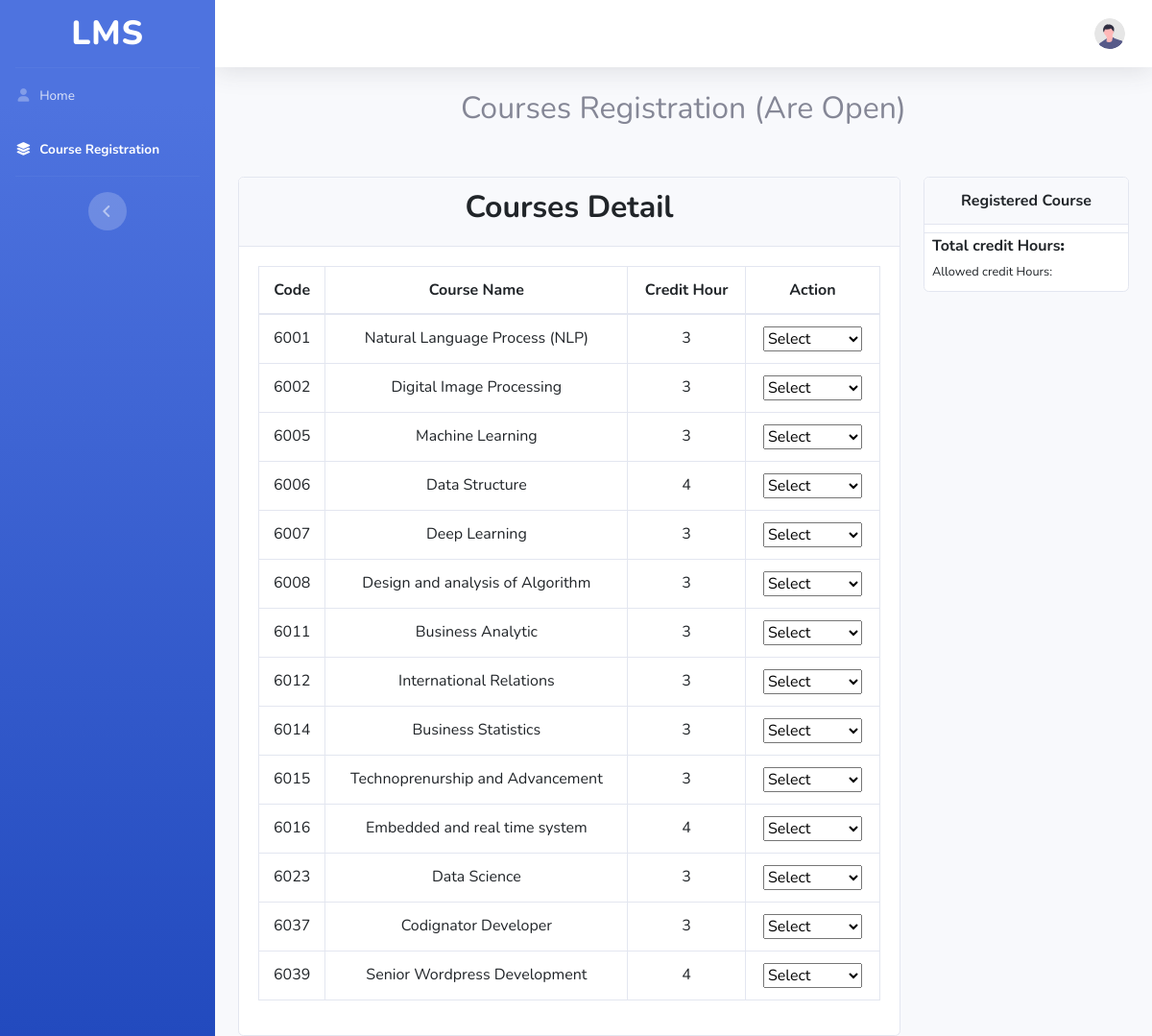
/Student/course_registration.php (signed in), run on the app's committed database.
### tables this page shows
CREATE TABLE `course` (
  `course_id` int NOT NULL,
  `smr_id` int NOT NULL,
  `code` int NOT NULL,
  `name` varchar(255) NOT NULL,
  `credit_hour` int NOT NULL,
  `semester` varchar(20) DEFAULT NULL,
  `Status` varchar(10) DEFAULT '0'
);

### Student/course_registration.php (the view, shortened to what this page needs)
<?php
$id = $_SESSION['id'];
$connect = mysqli_connect('localhost', 'root', '', 'lms');
$cquery = "SELECT * from course where Status=1";
$cresult = mysqli_query($connect, $cquery);
$sql = "select SUM(credit_hour) as credit_hr  from course as cs left join student_record as rs ON cs.course_id=rs.course_id where rs.reg_status='Register' and rs.student_id='$id';";
$checking = mysqli_query($connect, $sql);
while ($row = mysqli_fetch_assoc($checking)) {
    $test = $row['credit_hr'];
}
?>
<!DOCTYPE html>
<html lang="en">
<head>
    <link rel="stylesheet" href="https://cdnjs.cloudflare.com/ajax/libs/font-awesome/5.7.1/css/all.min.css">
    <link href="https://cdn.jsdelivr.net/npm/bootstrap@5.3.0-alpha1/dist/css/bootstrap.min.css" rel="stylesheet">
    <link rel="stylesheet" href="https://cdnjs.cloudflare.com/ajax/libs/font-awesome/5.7.1/css/all.min.css">
    <link href="../vendor/fontawesome-free/css/all.min.css" rel="stylesheet" type="text/css">
    <link href="../css/sb-admin-2.min.css" rel="stylesheet">
</head>
<body id="page-top">
    <div id="wrapper">
        <ul class="navbar-nav bg-gradient-primary sidebar sidebar-dark accordion" id="accordionSidebar">
            <a class="sidebar-brand d-flex align-items-center justify-content-center" href="index.html">
                <div class="sidebar-brand-text mx-3">LMS</div>
            </a>
            <hr class="sidebar-divider my-0">
            <li class="nav-item">
                <a class="nav-link" href="/LMSDashboard/Student/student.php">
                    <i class="fas fa-fw fa-light fa-user"></i>
                    <span>Home</span></a>
            </li>
            <li class="nav-item active">
                <a class="nav-link" href="/LMSDashboard/Student/course_registration.php">
                    <i class="fas fa-fw fa-light fa-layer-group"></i>
                    <span>Course Registration</span></a>
            </li>
            <hr class="sidebar-divider d-none d-md-block">
            <div class="text-center d-none d-md-inline">
                <button class="rounded-circle border-0" id="sidebarToggle"></button>
            </div>
        </ul>
        <div id="content-wrapper" class="d-flex flex-column">
            <div id="content">
                <nav class="navbar navbar-expand navbar-light bg-white topbar mb-4 static-top shadow">
                    <ul class="navbar-nav ml-auto">
                        <li class="nav-item dropdown no-arrow">
                            <a class="nav-link dropdown-toggle" href="#" id="userDropdown" role="button" data-toggle="dropdown" aria-haspopup="true" aria-expanded="false">
                                <img class="img-profile rounded-circle" src="../img/undraw_profile.svg">
                            </a>
                        </li>
                    </ul>
                </nav>
                <div class="container-fluid">
                    <h2 class="text-center ">Courses Registration (Are Open)</h2>
                    <div class="row mt-5">
                        <div class="col-9">
                            <div class="card mt-1">
                                <div class="card-header">
                                    <h2 class="display-8 text-center font-weight-bolder">Courses Detail</h2>
                                </div>
                                <div class="card-body">
                                    <div class="table-responsive">
                                        <table class="table table-bordered text-center">
                                            <thead class="bg-primary text-white">
                                                <th>Code</th>
                                                <th>Course Name</th>
                                                <th>Credit Hour</th>
                                                <th>Action</th>
                                            </thead>
                                            <tbody>
                                                <?php
                                                while ($rows = mysqli_fetch_assoc($cresult)) {
                                                ?>
                                                    <tr>
                                                        <td><?php echo $rows['code'] ?></td>
                                                        <td><?php echo $rows['name'] ?></td>
                                                        <td><?php echo $rows['credit_hour'] ?></td>
                                                        <td>
                                                            <select name="status" onchange="statusUpdate(
                                                            this.value,
                                                            '<?php echo $_SESSION['lms']['id']; ?>',
                                                            '<?php echo $rows['course_id'] ?>',
                                                            '<?php echo $rows['smr_id'] ?>',
                                                            '<?php echo $rows['credit_hour'] ?>'
                                                            )">
                                                                <option value="">Select</option>
                                                            </select>
                                                        </td>
                                                    </tr>
                                                <?php
                                                }
                                                ?>
                                            </tbody>
                                        </table>
                                    </div>
                                </div>
                            </div>
                        </div>
                        <div class="col-3 mt-1">
                            <div class="card">
                                <div class="card-header text-center font-weight-bolder">
                                    Registered Course
                                </div>
                                <table class="mt-2 mb-2">
                                    <tbody class="pl-2 pr-2">
                                        <tr>
                                            <td class="pl-2 pr-2"><b>Total credit Hours<b>:</td>
                                            <td class="pl-2 pr-2"><b><?php echo $test ?><b></td>
                                        </tr>
                                        <tr>
                                            <td class="pl-2 pr-2"><small>Allowed credit Hours:<small></td>
                                            <td class="pl-2 pr-2"><small><?php echo $allowed ?><small></td>
                                        </tr>
                                    </tbody>
                                </table>
                            </div>
                        </div>
                    </div>
                </div>
</body>
</html>

### Student/course_registration.php (style rules this page uses)
.sidebar-brand-text { font-size: 35px; }

### data on the page
course: code "6001", name "Natural Language Process (NLP)", credit_hour "3"
course: code "6002", name "Digital Image Processing", credit_hour "3"
course: code "6005", name "Machine Learning", credit_hour "3"
course: code "6006", name "Data Structure", credit_hour "4"
course: code "6007", name "Deep Learning", credit_hour "3"
course: code "6008", name "Design and analysis of Algorithm", credit_hour "3"
course: code "6011", name "Business Analytic", credit_hour "3"
course: code "6012", name "International Relations", credit_hour "3"
course: code "6014", name "Business Statistics", credit_hour "3"
course: code "6015", name "Technoprenurship and Advancement", credit_hour "3"
course: code "6016", name "Embedded and real time system", credit_hour "4"
course: code "6023", name "Data Science", credit_hour "3"
course: code "6037", name "Codignator Developer", credit_hour "3"
course: code "6039", name "Senior Wordpress Development", credit_hour "4"
